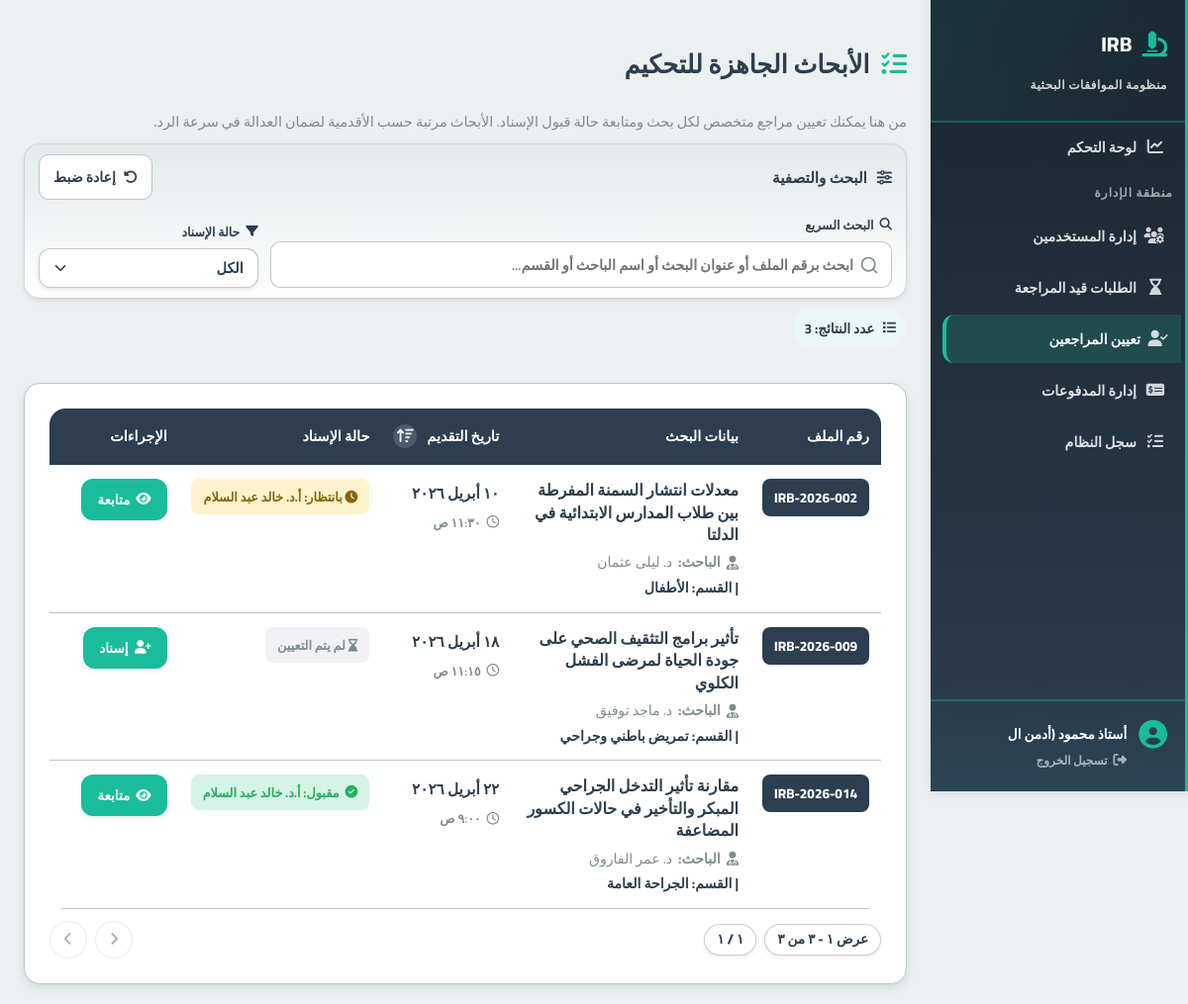
The app's page /features/reviewer/assign_reviewers.php (signed in) with its own data.
### tables this page shows
CREATE TABLE applications (
    id INT AUTO_INCREMENT PRIMARY KEY,
    student_id INT,
    serial_number VARCHAR(50) UNIQUE,
    title TEXT,
    principal_investigator VARCHAR(255),
    co_investigators JSON,
    current_stage ENUM(
        'pending_admin', 'awaiting_initial_payment', 'awaiting_sample_calc',
        'awaiting_sample_payment', 'under_review','approved_by_reviewer','approved', 'rejected'
    ) DEFAULT 'pending_admin',
    is_blinded BOOLEAN DEFAULT TRUE,
    created_at TIMESTAMP DEFAULT CURRENT_TIMESTAMP,
    updated_at TIMESTAMP DEFAULT CURRENT_TIMESTAMP ON UPDATE CURRENT_TIMESTAMP,
    FOREIGN KEY (student_id) REFERENCES users(id) ON DELETE CASCADE,
    INDEX(student_id),
    INDEX(current_stage)
);

CREATE TABLE users (
    id INT AUTO_INCREMENT PRIMARY KEY,
    role ENUM('student','admin','sample_officer','reviewer','manager','super_admin') NOT NULL,
    full_name VARCHAR(255),
    email VARCHAR(255) UNIQUE,
    password_hash VARCHAR(255),
    national_id VARCHAR(20),
    phone_number VARCHAR(20),
    faculty VARCHAR(150),
    department VARCHAR(150),
    id_front_url VARCHAR(255),
    id_back_url VARCHAR(255),
    is_active BOOLEAN DEFAULT FALSE,
    created_at TIMESTAMP DEFAULT CURRENT_TIMESTAMP
);

### classes/Database.php (called while the page is built, shortened)
<?php
class Database
{
    public function __construct()
    {
        $env = require __DIR__ . '/../includes/env.php';
        $this->host = $env['DB_HOST'];
        $this->user = $env['DB_USER'];
        $this->pass = $env['DB_PASS'];
        $this->db = $env['DB_NAME'];
        $this->port = $env['DB_PORT'];
        $this->conn = new mysqli($this->host, $this->user, $this->pass, $this->db, $this->port);
    }
}
?>

### classes/Reviews.php (called while the page is built, shortened)
<?php
require_once __DIR__ . '/Database.php';
class Reviews {
    private $db;
    public function __construct() {
        $database = new Database();
        $this->db = $database->conn;
    }
    public function getApplicationsUnderReview() {
        $sql = "SELECT a.id, a.serial_number, a.title, a.principal_investigator, u.department, a.created_at
                FROM applications a
                JOIN users u ON a.student_id = u.id
                WHERE a.current_stage = 'under_review'
                ORDER BY a.created_at ASC";
        $result = $this->db->query($sql);
        $applications = [];
        if ($result && $result->num_rows > 0) {
            while ($row = $result->fetch_assoc()) {
                $applications[] = $row;
            }
        }
        return $applications;
    }
    public function getActiveAssignment($application_id) {
        $sql = "SELECT r.*, u.full_name
                FROM reviews r
                JOIN users u ON r.reviewer_id = u.id
                WHERE r.application_id = ?
                AND r.assignment_status IN ('awaiting_acceptance', 'accepted')
                LIMIT 1";
        $stmt = $this->db->prepare($sql);
        $stmt->bind_param("i", $application_id);
        $stmt->execute();
        $result = $stmt->get_result();
        return ($result && $result->num_rows > 0) ? $result->fetch_assoc() : null;
    }
}
?>

### includes/irb_helpers.php (called while the page is built, shortened)
<?php
if (!function_exists('irb_convert_to_arabic_digits')) {
    function irb_convert_to_arabic_digits($value)
    {
        return strtr((string) $value, [
            '0' => '٠',
            '1' => '١',
            '2' => '٢',
            '3' => '٣',
            '4' => '٤',
            '5' => '٥',
            '6' => '٦',
            '7' => '٧',
            '8' => '٨',
            '9' => '٩',
        ]);
    }
}
if (!function_exists('irb_format_arabic_date')) {
    function irb_format_arabic_date($dateValue)
    {
        try {
            $date = new DateTime($dateValue);
            $arabicMonths = [
                1 => 'يناير',
                2 => 'فبراير',
                3 => 'مارس',
                4 => 'أبريل',
                5 => 'مايو',
                6 => 'يونيو',
                7 => 'يوليو',
                8 => 'أغسطس',
                9 => 'سبتمبر',
                10 => 'أكتوبر',
                11 => 'نوفمبر',
                12 => 'ديسمبر',
            ];
            $day = irb_convert_to_arabic_digits($date->format('j'));
            $month = $arabicMonths[(int) $date->format('n')];
            $year = irb_convert_to_arabic_digits($date->format('Y'));
            return $day . ' ' . $month . ' ' . $year;
        } catch (Exception $exception) {
            return (string) $dateValue;
        }
    }
}
if (!function_exists('irb_format_arabic_time')) {
    function irb_format_arabic_time($dateValue)
    {
        try {
            $date = new DateTime($dateValue);
            $time = irb_convert_to_arabic_digits($date->format('g:i'));
            $period = $date->format('A') === 'AM' ? 'ص' : 'م';
            return $time . ' ' . $period;
        } catch (Exception $exception) {
            return '';
        }
    }
}

### features/reviewer/assign_reviewers.php (the view, shortened to what this page needs)
<?php
require_once __DIR__ . '/../../classes/Reviews.php';
require_once __DIR__ . '/../../includes/irb_helpers.php';
require_once __DIR__ . '/../../includes/pagination.php';
$reviewsObj = new Reviews();
$applications = $reviewsObj->getApplicationsUnderReview();
?>
<!DOCTYPE html>
<html lang="ar" dir="rtl">
<head>
    <link rel="stylesheet" href="https://cdnjs.cloudflare.com/ajax/libs/font-awesome/6.4.0/css/all.min.css">
    <link rel="stylesheet" href="/irb-digital-system/includes/style.css">
    <link rel="stylesheet" href="/irb-digital-system/assets/css/global.css">
    <link rel="stylesheet" href="/irb-digital-system/assets/css/irb-select.css">
    <link rel="stylesheet" href="/irb-digital-system/assets/css/irb-pagination.css">
</head>
<body>
    <?php include __DIR__ . '/../../includes/sidebar.php'; ?>
    <div class="content">
        <h2 class="page-title">
            <i class="fa-solid fa-list-check"></i>
            الأبحاث الجاهزة للتحكيم
        </h2>
        <p class="page-subtitle">
            من هنا يمكنك تعيين مراجع متخصص لكل بحث ومتابعة حالة قبول الإسناد. الأبحاث مرتبة حسب الأقدمية لضمان العدالة في سرعة الرد.
        </p>
        <div class="toolbar-card">
            <div class="toolbar-meta" style="grid-column: 1 / -1;">
                <div>
                    <h3 class="toolbar-title">
                        <i class="fa-solid fa-sliders"></i>
                        البحث والتصفية
                    </h3>
                </div>
                <button type="button" id="resetFilters" class="btn-reset">
                    <i class="fa-solid fa-rotate-left"></i>
                    إعادة ضبط
                </button>
            </div>
            <div class="filter-group">
                <label class="filter-label" for="searchApplications">
                    <i class="fa-solid fa-magnifying-glass"></i>
                    البحث السريع
                </label>
                <input type="text" id="searchApplications" class="search-input" placeholder="ابحث برقم الملف أو عنوان البحث أو اسم الباحث أو القسم...">
            </div>
            <div class="filter-group">
                <label class="filter-label" for="statusFilter">
                    <i class="fa-solid fa-filter"></i>
                    حالة الإسناد
                </label>
                <select id="statusFilter" class="filter-select irb-select irb-select--compact">
                    <option value="all">الكل</option>
                </select>
            </div>
        </div>
        <div class="results-bar">
            <div class="results-chip">
                <i class="fa-solid fa-list"></i>
                <span>عدد النتائج: <strong id="resultsCount"><?= count($applications) ?></strong></span>
            </div>
        </div>
        <div class="data-card">
            <div class="table-wrap">
                <table class="data-table">
                    <thead>
                        <tr>
                            <th width="12%">رقم الملف</th>
                            <th width="37%">بيانات البحث</th>
                            <th width="15%" class="sortable-header">
                                <button type="button" id="dateSortHeader" class="sortable-button" aria-label="ترتيب حسب تاريخ التقديم">
                                    <span>تاريخ التقديم</span>
                                    <span class="sort-direction" id="dateSortIcon"><i class="fa-solid fa-arrow-up-wide-short"></i></span>
                                </button>
                            </th>
                            <th width="16%">حالة الإسناد</th>
                            <th width="20%">الإجراءات</th>
                        </tr>
                    </thead>
                    <tbody id="applicationsTableBody">
                        <?php if (empty($applications)): ?>
                            <tr>
                                <td colspan="5">
                                    <div class="empty-state">
                                        <i class="fa-solid fa-inbox"></i>
                                        <p style="font-weight: 700; font-size: 1.05rem;">لا توجد أبحاث قيد المراجعة</p>
                                        <p style="font-size: 0.9rem;">جميع الأبحاث إما قيد الانتظار أو تم الانتهاء من مراجعتها</p>
                                    </div>
                                </td>
                            </tr>
                        <?php else: ?>
                            <?php foreach ($applications as $app):
                                $active = $reviewsObj->getActiveAssignment($app['id']);
                                $statusKey = $active ? $active['assignment_status'] : 'pending';
                                $searchBlob = strtolower(trim($app['serial_number'] . ' ' . $app['title'] . ' ' . $app['principal_investigator'] . ' ' . ($app['department'] ?? '') . ' ' . irb_format_arabic_date($app['created_at'])));
                                $applicationDate = irb_format_arabic_date($app['created_at']);
                                $applicationTime = irb_format_arabic_time($app['created_at']);
                            ?>
                                <tr
                                    data-search="<?= htmlspecialchars($searchBlob, ENT_QUOTES, 'UTF-8') ?>"
                                    data-status="<?= $statusKey ?>"
                                    data-date="<?= htmlspecialchars($app['created_at']) ?>"
                                >
                                    <td>
                                        <span class="badge-serial"><?= htmlspecialchars($app['serial_number']) ?></span>
                                    </td>
                                    <td>
                                        <div class="app-title">
                                            <?= htmlspecialchars($app['title']) ?>
                                        </div>
                                        <div class="app-investigator">
                                            <i class="fa-solid fa-user-doctor"></i>
                                            <strong>الباحث:</strong>
                                            <?= htmlspecialchars($app['principal_investigator']) ?>
                                            <?php if (!empty($app['department'])): ?>
                                                <span class="app-department">| القسم: <?= htmlspecialchars($app['department']) ?></span>
                                            <?php endif; ?>
                                        </div>
                                    </td>
                                    <td>
                                        <div class="date-cell">
                                            <span class="date-main"><?= htmlspecialchars($applicationDate) ?></span>
                                            <small class="date-time">
                                                <i class="fa-regular fa-clock"></i>
                                                <?= htmlspecialchars($applicationTime) ?>
                                            </small>
                                        </div>
                                    </td>
                                    <td>
                                        <?php if(!$active): ?>
                                            <span class="status-badge pending">
                                                <i class="fa-solid fa-hourglass-end"></i>
                                                لم يتم التعيين
                                            </span>
                                        <?php elseif($active['assignment_status'] == 'awaiting_acceptance'): ?>
                                            <span class="status-badge awaiting_acceptance">
                                                <i class="fa-solid fa-clock"></i>
                                                بانتظار: <?= htmlspecialchars($active['full_name']) ?>
                                            </span>
                                        <?php else: ?>
                                            <span class="status-badge accepted">
                                                <i class="fa-solid fa-check-circle"></i>
                                                مقبول: <?= htmlspecialchars($active['full_name']) ?>
                                            </span>
                                        <?php endif; ?>
                                    </td>
                                    <td>
                                        <a href="assign_form.php?application_id=<?= $app['id'] ?>" class="btn-action">
                                            <i class="fa-solid <?= $active ? 'fa-eye' : 'fa-user-plus' ?>"></i>
                                            <?= $active ? 'متابعة' : 'إسناد' ?>
                                        </a>
                                    </td>
                                </tr>
                            <?php endforeach; ?>
                        <?php endif; ?>
                    </tbody>
                </table>
            </div>
        </div>
    </div>
</body>
</html>

### includes/style.css (style rules this page uses)
:root { --primary: var(--primary-base); --surface: var(--bg-surface); --background: var(--bg-page); --text-dark: var(--text-main); --text-light: var(--text-muted); --border: var(--border-light); }
* { box-sizing: border-box; }
body { margin: 0; font-family: 'Cairo', sans-serif; background-color: var(--background); color: var(--text-dark); }

### assets/css/global.css (style rules this page uses)
:root { --primary-light: #ecf5f7; --primary-base: #2c3e50; --primary-dark: #1a252f; --accent-light: #d5f4f1; --accent-base: #1abc9c; --accent-dark: #16a085; --success-light: #d5f4e6; --success-base: #27ae60; --warning-light: #fdebd0; --warning-base: #f39c12; --alert-light: #fadbd8; --alert-base: #e74c3c; --bg-page: #ecf0f1; --bg-surface: #ffffff; --text-main: #2c3e50; --text-muted: #7f8c8d; --border-light: #bdc3c7; --border-dark: #95a5a6; --status-approved-bg: #d5f4e6; --status-approved-text: #27ae60; --status-pending-bg: #fdebd0; --status-pending-text: #d68910; --status-rejected-bg: #fadbd8; --status-rejected-text: #c0392b; --radius-sm: 8px; --radius-md: 12px; --radius-lg: 16px; --shadow-sm: 0 2px 4px rgba(44, 62, 80, 0.1); --shadow-md: 0 4px 8px rgba(44, 62, 80, 0.12); --shadow-lg: 0 8px 16px rgba(44, 62, 80, 0.15); --transition-smooth: 0.3s ease; --shadow-lg: 0 10px 15px -3px rgba(15, 23, 42, 0.08), 0 4px 6px -4px rgba(15, 23, 42, 0.04); --shadow-glow: 0 0 15px rgba(6, 182, 212, 0.3); }

### assets/css/irb-select.css (style rules this page uses)
.irb-select { width: 100%; appearance: none; -webkit-appearance: none; -moz-appearance: none; border: 1.5px solid rgba(189, 195, 199, 0.95); border-radius: 14px; background-color: #ffffff; background-repeat: no-repeat; background-position: left 12px center; color: var(--text-main); font-family: inherit; font-size: 0.95rem; font-weight: 700; line-height: 1.3; padding: 12px 16px 12px 42px; box-shadow: var(--shadow-sm); transition: all var(--transition-smooth); cursor: pointer; }
.irb-select option { color: var(--text-main); background: #ffffff; font-weight: 600; }
.irb-select option:checked, .irb-select option[selected] { background: var(--accent-light); color: var(--primary-base); }
.irb-select--compact { font-size: 0.9rem; padding: 10px 14px 10px 38px; border-radius: 12px; }

### records on screen
applications: serial_number "IRB-2026-002", title "معدلات انتشار السمنة المفرطة بين طلاب المدارس الابتدائية في الدلتا", principal_investigator "د. ليلى عثمان", student.department "الأطفال", created_at "١٠ أبريل ٢٠٢٦", created_at "١١:٣٠ ص", users.full_name "أ.د. خالد عبد السلام", shows "متابعة"
applications: serial_number "IRB-2026-009", title "تأثير برامج التثقيف الصحي على جودة الحياة لمرضى الفشل الكلوي", principal_investigator "د. ماجد توفيق", student.department "تمريض باطني وجراحي", created_at "١٨ أبريل ٢٠٢٦", created_at "١١:١٥ ص", shows "لم يتم التعيين", shows "إسناد"
applications: serial_number "IRB-2026-014", title "مقارنة تأثير التدخل الجراحي المبكر والتأخير في حالات الكسور المضاعفة", principal_investigator "د. عمر الفاروق", student.department "الجراحة العامة", created_at "٢٢ أبريل ٢٠٢٦", created_at "٩:٠٠ ص", users.full_name "أ.د. خالد عبد السلام", shows "متابعة"

### other values on screen
mb_substr($_SESSION['full_name'], 0, 20, 'UTF-8') "أستاذ محمود (أدمن ال"
count($applications) "3"
